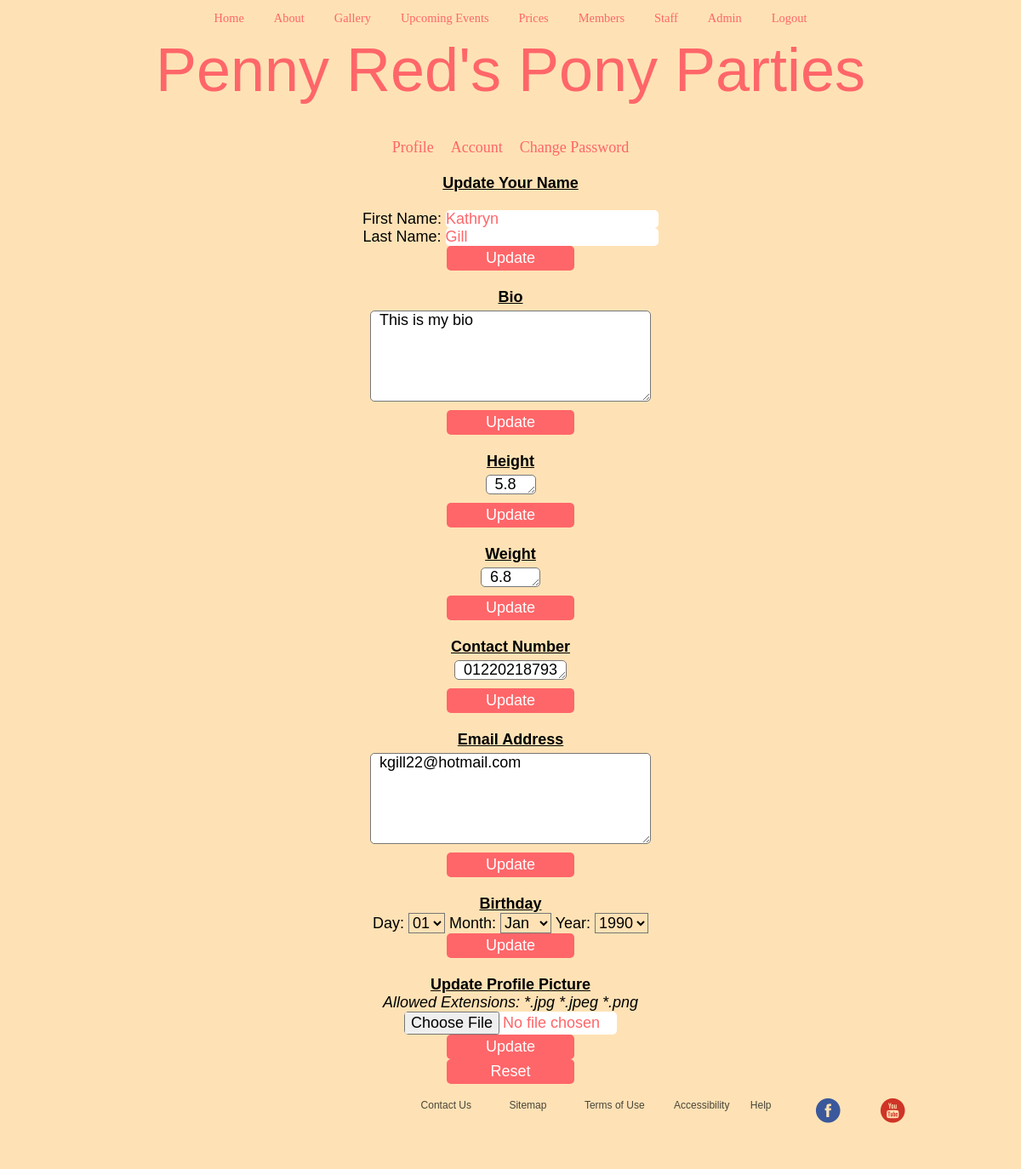
The app's page /profilesystem/account.php?userid=23 (signed in) with its own data.
### tables this page shows
CREATE TABLE `users` (
`userid` int(11) NOT NULL,
  `fname` varchar(32) NOT NULL,
  `lname` varchar(32) NOT NULL,
  `dob` date NOT NULL,
  `contactno` text NOT NULL,
  `email_address` text NOT NULL,
  `height` text NOT NULL,
  `weight` text NOT NULL,
  `date_joined` timestamp NOT NULL DEFAULT CURRENT_TIMESTAMP,
  `username` varchar(32) NOT NULL,
  `password` varchar(32) NOT NULL,
  `account_type` enum('Member','Staff','Admin','') NOT NULL,
  `bio` text NOT NULL,
  `profileext` text NOT NULL
);

### profilesystem/functions.php (called while the page is built, shortened)
<?php
function getUsersData($userid)
{
	$array = array();
	$q = mysql_query("SELECT * FROM `users` WHERE `userid`=".$userid);
	while($r = mysql_fetch_assoc($q))
	{
		$array['userid'] = $r['userid'];
		$array['username'] = $r['username'];
		$array['password'] = $r['password'];
		$array['fname'] = $r['fname'];
		$array['lname'] = $r['lname'];
		$array['contactno'] = $r['contactno'];
		$array['email_address'] = $r['email_address'];
		$array['profileext'] = $r['profileext'];
		$array['bio'] = $r['bio'];
		$array['dob'] = $r['dob'];
		$array['height'] = $r['height'];
		$array['weight'] = $r['weight'];
		$array['account_type'] = $r['account_type'];
	}
	return $array;
}
function getId($username)
{
	$q = mysql_query("SELECT `userid` FROM `users` WHERE `username`='".$username."'");
	while($r = mysql_fetch_assoc($q))
	{
		return $r['userid'];
	}
}
?>

### profilesystem/account.php (the view, shortened to what this page needs)
<?php
	include ("headerp.php");
?>
<div id="container">
	<div id="menu">
		<a href="index.php">Profile</a>&nbsp;&nbsp;&nbsp;
        <a href="account.php">Account</a>&nbsp;&nbsp;&nbsp;
        <a href="changepassword.php">Change Password</a><br /><br />
	</div>
    <?php $usersData = getUsersData(getId($_SESSION['username'])); ?>
    <strong><u>Update Your Name</u></strong><br /><br />
    <form action="account.php?update=name" method="POST">
    	First Name: <input type="text" maxlength="15" name="fname" value="<?php if(isset($_POST['fname'])) echo trim(mysql_real_escape_string($_POST['fname'])); else echo $usersData['fname']; ?>" /><br />
        Last Name: <input type="text" maxlength="15" name="lname" value="<?php if(isset($_POST['lname'])) echo trim(mysql_real_escape_string($_POST['lname'])); else echo $usersData['lname']; ?>" /><br />
        <input type="submit" name="nameSubmit" value="Update" />
    </form>
    <br />
    <strong><u>Bio</u></strong>
    <form action="account.php?update=bio" method="POST">
    	<textarea name="bio" maxlength="100" rows="5" cols="30"><?php if(isset($_POST['bio'])) echo trim(mysql_real_escape_string($_POST['bio'])); else echo $usersData['bio']; ?></textarea><br />
        <input type="submit" name="bioSubmit" value="Update" />
    </form>
    <br />
    <strong><u>Height</u></strong>
    <form action="account.php?update=height" method="POST">
    	<textarea name="height" maxlength="100" rows="1" cols="4"><?php if(isset($_POST['height'])) echo trim(mysql_real_escape_string($_POST['height'])); else echo $usersData['height']; ?></textarea><br />
        <input type="submit" name="heightSubmit" value="Update" />
    </form>
    <br />
    <strong><u>Weight</u></strong>
    <form action="account.php?update=weight" method="POST">
    	<textarea name="weight" maxlength="100" rows="1" cols="5"><?php if(isset($_POST['weight'])) echo trim(mysql_real_escape_string($_POST['weight'])); else echo $usersData['weight']; ?></textarea><br />
        <input type="submit" name="weightSubmit" value="Update" />
    </form>
    <br />
     <strong><u>Contact Number</u></strong>
    <form action="account.php?update=contactno" method="POST">
    	<textarea name="contactno" maxlength="100" rows="1" cols="11"><?php if(isset($_POST['contactno'])) echo trim(mysql_real_escape_string($_POST['contactno'])); else echo $usersData['contactno']; ?></textarea><br />
        <input type="submit" name="contactnoSubmit" value="Update" />
    </form>
	<br />
	<strong><u>Email Address</u></strong>
    <form action="account.php?update=email_address" method="POST">
    	<textarea name="email_address" maxlength="100" rows="5" cols="30"><?php if(isset($_POST['email_address'])) echo trim(mysql_real_escape_string($_POST['email_address'])); else echo $usersData['email_address']; ?></textarea><br />
        <input type="submit" name="email_addressSubmit" value="Update" />
    </form>
	<br />
    <strong><u>Birthday</u></strong>
    <form action="account.php?update=dob" method="POST">
		Day: <select name="day">
				<option>01</option>
        	</select>
			Month: <select name="month">
				<option value="01">Jan</option>
            	</select>
			Year: <select name="year">
				<option>1990</option>
			</select><br />
        <input type="submit" name="dobSubmit" value="Update" />
    </form>
    <br />
    <strong><u>Update Profile Picture</u></strong><br />
    <i>Allowed Extensions: *.jpg *.jpeg *.png</i>
    <form action="account.php?update=profilePicture" method="POST" enctype="multipart/form-data">
    	<input type="file" name="profilePicture" /> <input type="submit" name="profilePictureSubmit" value="Update">
    </form>
    <?php if($usersData['profileext']!="n/a"){ ?>
    	<form action="account.php?update=resetProfilePictureStep1" method="POST" >
    		<input type="submit" name="profilePictureStep1Submit" value="Reset">
    	</form>
    <?php } ?>
</div>
</body>
</html>

### PR.css (style rules this page uses)
* { margin: 0; padding: 0; font-size: 18px; font-family: "Wingdings", sans-serif; background-color: #fee2b5; }
html, body { height: 100%; }
body { width: 1000px; margin: auto; }
a { font-family: "KG Miss Kindergarten", Georgia, Serif; }
strong { font-family: "KG Miss Kindergarten", Georgia, Serif; }
textarea { -webkit-border-radius: 5px; -moz-border-radius: 5px; border-radius: 5px; margin-bottom: 5px; margin-top: 5px; background-color: white; text-indent: 10px; }
input, text, date, time { margin-left: 10px; -moz-box-sizing: border-box; -webkit-box-sizing: border-box; box-sizing: border-box; border-radius: 5px; margin-bottom: 5px; background-color: white; color: #ff6669; border-style: none; margin: 0; padding: 0; transition: all .3s; width: 250px; }
#container { margin-left: 250px; margin-right: 250px; margin-top: 40px; }
input[type="submit"] { background: #ff6669; color: white; display: block; margin: 0 auto; padding: 4px 0; width: 150px; cursor: pointer; }
#termsofuse p, ol, ul, li { text-align: left; font-family: Arial; color: #4a4439; font-size: 16px; }
ul { padding: 15px; }
body { text-align: center; }
a, a:link, a:active { color: #ff6669; outline: none; text-decoration: none; }
#footercontainer { clear: both; width: 100%; height: 100px; bottom:0; left:0; top: 100%; }
#footercontainer a, li { color: #4a4439; list-style-type: none; font-family: Arial; font-size: 12px; display: inline; padding: 10px; }
#footer1 { float: right; margin-left: 20%; margin-right: -60px; }
#footer3 { float: right; margin-left: 5%; }

### records on screen
users: fname "Kathryn", lname "Gill", bio "This is my bio", height "5.8", weight "6.8", contactno "01220218793", email_address "kgill22@hotmail.com"
